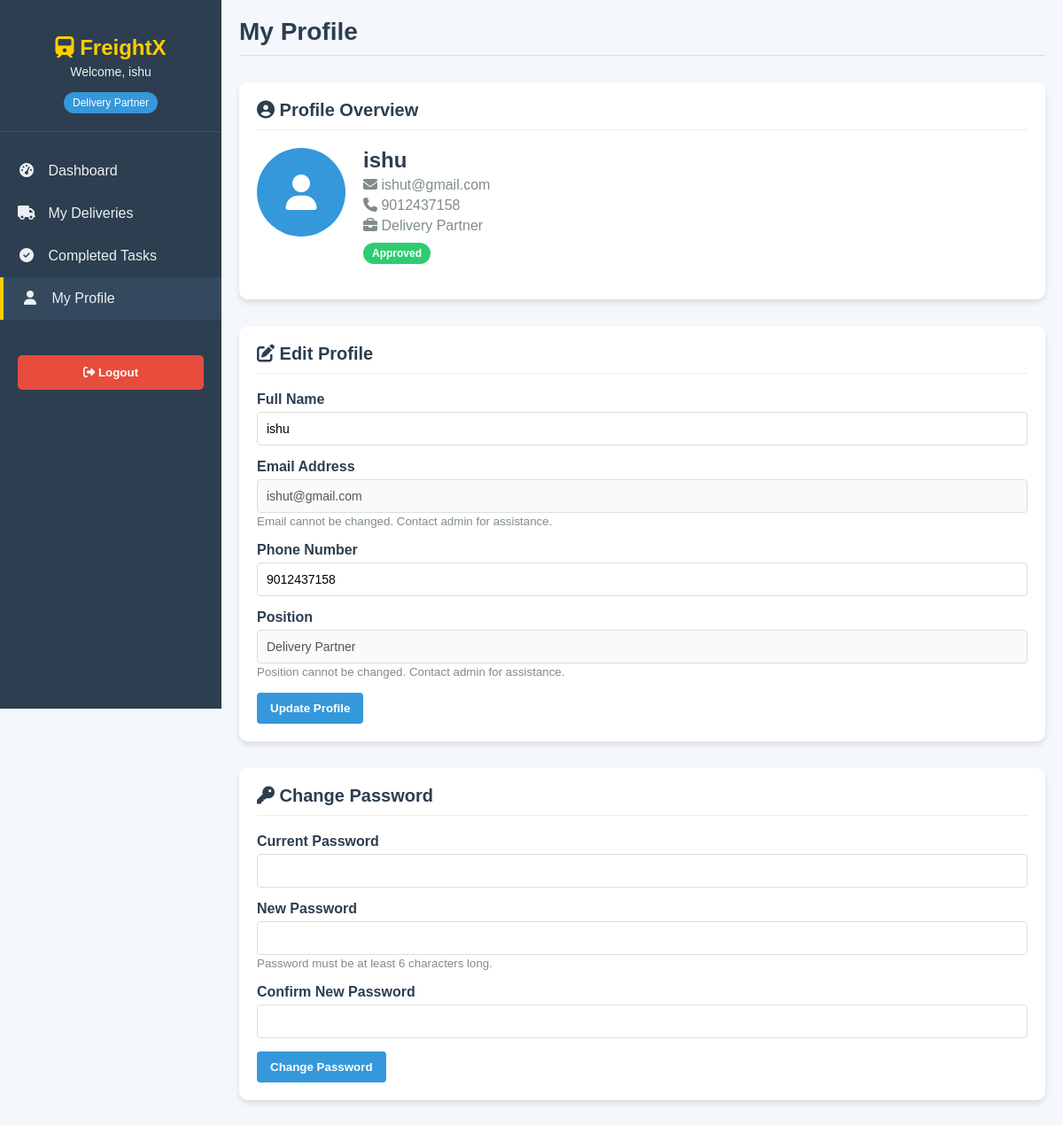
The app's page /employee_profile.php (signed in) with its own data.
### tables this page shows
CREATE TABLE `employees` (
  `id` int(11) NOT NULL,
  `name` varchar(100) NOT NULL,
  `email` varchar(100) NOT NULL,
  `password` varchar(255) NOT NULL,
  `position` varchar(100) NOT NULL,
  `phone` varchar(20) DEFAULT NULL,
  `status` enum('pending','approved','rejected') DEFAULT 'pending',
  `created_at` timestamp NOT NULL DEFAULT current_timestamp()
);

### employee_profile.php (the view, shortened to what this page needs)
<?php
include 'db_connect.php';
$employee_id = $_SESSION['employee_id'];
$stmt = $conn->prepare("SELECT * FROM employees WHERE id = ?");
$stmt->bind_param("i", $employee_id);
$stmt->execute();
$result = $stmt->get_result();
$employee = $result->fetch_assoc();
?>
<!DOCTYPE html>
<html lang="en">
<head>
    <link rel="stylesheet" href="https://cdnjs.cloudflare.com/ajax/libs/font-awesome/6.4.0/css/all.min.css">
</head>
<body>
    <div class="dashboard-container">
        <div class="sidebar">
        <div class="sidebar-header">
                <h2><i class="fas fa-train"></i> FreightX</h2>
                <div class="employee-info">
                    Welcome, <?php echo htmlspecialchars($_SESSION['employee_name']); ?>
                </div>
                <div class="employee-position">
                    <?php echo htmlspecialchars($_SESSION['employee_position']); ?>
                </div>
            </div>
            <div class="sidebar-menu">
                <a href="employee_dashboard.php"><i class="fas fa-tachometer-alt"></i> Dashboard</a>
                <?php if (strpos($_SESSION['employee_position'], 'Driver') !== false || $_SESSION['employee_position'] == 'Delivery Partner'): ?>
                    <a href="employee_dashboard.php#deliveries"><i class="fas fa-truck"></i> My Deliveries</a>
                    <a href="employee_dashboard.php#completed"><i class="fas fa-check-circle"></i> Completed Tasks</a>
                <?php endif; ?>
                <a href="employee_profile.php" class="active"><i class="fas fa-user"></i> My Profile</a>
            </div>
            <form action="employee_logout.php" method="post">
                <button type="submit" class="logout-btn"><i class="fas fa-sign-out-alt"></i> Logout</button>
            </form>
        </div>
        <div class="main-content">
            <div class="page-header">
                <h1>My Profile</h1>
            </div>
            <div class="profile-section">
                <div class="section-header">
                    <h2><i class="fas fa-user-circle"></i> Profile Overview</h2>
                </div>
                <div class="profile-info">
                    <div class="profile-avatar">
                        <i class="fas fa-user"></i>
                    </div>
                    <div class="profile-details">
                        <h3><?php echo htmlspecialchars($employee['name']); ?></h3>
                        <p><i class="fas fa-envelope"></i> <?php echo htmlspecialchars($employee['email']); ?></p>
                        <p><i class="fas fa-phone"></i> <?php echo htmlspecialchars($employee['phone']); ?></p>
                        <p><i class="fas fa-briefcase"></i> <?php echo htmlspecialchars($employee['position']); ?></p>
                        <div class="profile-status">
                            <?php echo ucfirst($employee['status']); ?>
                        </div>
                    </div>
                </div>
            </div>
            <div class="profile-section">
                <div class="section-header">
                    <h2><i class="fas fa-edit"></i> Edit Profile</h2>
                </div>
                <form method="POST" action="">
                    <div class="form-group">
                        <label for="name">Full Name</label>
                        <input type="text" id="name" name="name" value="<?php echo htmlspecialchars($employee['name']); ?>" required>
                    </div>
                    <div class="form-group">
                        <label for="email">Email Address</label>
                        <input type="email" value="<?php echo htmlspecialchars($employee['email']); ?>" disabled>
                        <small style="color: #7f8c8d;">Email cannot be changed. Contact admin for assistance.</small>
                    </div>
                    <div class="form-group">
                        <label for="phone">Phone Number</label>
                        <input type="tel" id="phone" name="phone" value="<?php echo htmlspecialchars($employee['phone']); ?>" required>
                    </div>
                    <div class="form-group">
                        <label for="position">Position</label>
                        <input type="text" value="<?php echo htmlspecialchars($employee['position']); ?>" disabled>
                        <small style="color: #7f8c8d;">Position cannot be changed. Contact admin for assistance.</small>
                    </div>
                    <button type="submit" name="update_profile">Update Profile</button>
                </form>
            </div>
            <div class="profile-section">
                <div class="section-header">
                    <h2><i class="fas fa-key"></i> Change Password</h2>
                </div>
                <form method="POST" action="">
                    <div class="form-group">
                        <label for="current_password">Current Password</label>
                        <input type="password" id="current_password" name="current_password" required>
                    </div>
                    <div class="form-group">
                        <label for="new_password">New Password</label>
                        <input type="password" id="new_password" name="new_password" required>
                        <small style="color: #7f8c8d;">Password must be at least 6 characters long.</small>
                    </div>
                    <div class="form-group">
                        <label for="confirm_password">Confirm New Password</label>
                        <input type="password" id="confirm_password" name="confirm_password" required>
                    </div>
                    <button type="submit" name="change_password">Change Password</button>
                </form>
            </div>
        </div>
    </div>
</body>
</html>

### employee_profile.php (style rules this page uses)
* { margin: 0; padding: 0; box-sizing: border-box; font-family: 'Arial', sans-serif; }
body { background: #f4f7fc; color: #333; }
.dashboard-container { display: flex; min-height: 100vh; }
.sidebar { width: 250px; background: #2c3e50; color: white; padding: 20px 0; position: fixed; height: 100vh; overflow-y: auto; }
.sidebar-header { padding: 20px; text-align: center; border-bottom: 1px solid #3d5166; }
.sidebar-header h2 { color: #ffcc00; font-size: 24px; margin-bottom: 5px; }
.employee-info { font-size: 14px; color: #ecf0f1; margin-bottom: 10px; }
.employee-position { background: #3498db; color: white; padding: 5px 10px; border-radius: 20px; font-size: 12px; display: inline-block; margin-top: 5px; }
.sidebar-menu { padding: 20px 0; }
.sidebar-menu a { display: block; padding: 15px 20px; color: #ecf0f1; text-decoration: none; transition: 0.3s; font-size: 16px; }
.sidebar-menu a i { margin-right: 10px; width: 20px; text-align: center; }
.sidebar-menu a:hover, .sidebar-menu a.active { background: #34495e; border-left: 4px solid #ffcc00; }
.logout-btn { margin: 20px; padding: 12px; background: #e74c3c; color: white; border: none; border-radius: 5px; cursor: pointer; width: calc(100% - 40px); font-weight: bold; transition: 0.3s; }
.main-content { flex: 1; margin-left: 250px; padding: 20px; }
.page-header { display: flex; justify-content: space-between; align-items: center; margin-bottom: 30px; padding-bottom: 10px; border-bottom: 1px solid #ddd; }
.page-header h1 { font-size: 28px; color: #2c3e50; }
.profile-section { background: white; border-radius: 10px; padding: 20px; margin-bottom: 30px; box-shadow: 0 4px 6px rgba(0, 0, 0, 0.1); }
.section-header { display: flex; justify-content: space-between; align-items: center; margin-bottom: 20px; padding-bottom: 10px; border-bottom: 1px solid #eee; }
.section-header h2 { font-size: 20px; color: #2c3e50; }
.form-group { margin-bottom: 15px; }
label { display: block; margin-bottom: 5px; font-weight: bold; color: #2c3e50; }
input, select { width: 100%; padding: 10px; border: 1px solid #ddd; border-radius: 4px; font-size: 14px; }
button { padding: 10px 15px; background: #3498db; color: white; border: none; border-radius: 4px; cursor: pointer; font-weight: bold; transition: 0.3s; }
.profile-info { display: flex; margin-bottom: 20px; }
.profile-avatar { width: 100px; height: 100px; background: #3498db; border-radius: 50%; display: flex; justify-content: center; align-items: center; color: white; font-size: 40px; margin-right: 20px; }
.profile-details { flex: 1; }
.profile-details h3 { font-size: 24px; margin-bottom: 5px; color: #2c3e50; }
.profile-details p { color: #7f8c8d; margin-bottom: 5px; }
.profile-status { display: inline-block; padding: 5px 10px; border-radius: 20px; font-size: 12px; font-weight: bold; background: #2ecc71; color: white; margin-top: 5px; }

### records on screen
employees: name "ishu", email "ishut@gmail.com", phone "9012437158", position "Delivery Partner", status "Approved"

### other values on screen
$_SESSION['employee_name'] "ishu"
$_SESSION['employee_position'] "Delivery Partner"
